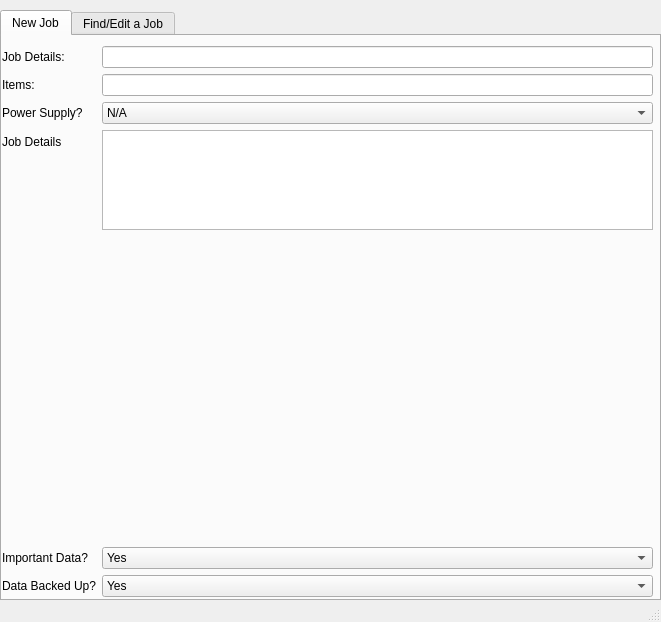
<?xml version="1.0" encoding="UTF-8"?>
<ui version="4.0">
 <class>MainWindow</class>
 <widget class="QMainWindow" name="MainWindow">
  <property name="geometry">
   <rect>
    <x>0</x>
    <y>0</y>
    <width>661</width>
    <height>622</height>
   </rect>
  </property>
  <property name="windowTitle">
   <string>MainWindow</string>
  </property>
  <widget class="QWidget" name="centralwidget">
   <widget class="QTabWidget" name="tabWidget">
    <property name="geometry">
     <rect>
      <x>0</x>
      <y>10</y>
      <width>661</width>
      <height>591</height>
     </rect>
    </property>
    <property name="currentIndex">
     <number>0</number>
    </property>
    <widget class="QWidget" name="tab">
     <attribute name="title">
      <string>New Job</string>
     </attribute>
     <widget class="QWidget" name="formLayoutWidget">
      <property name="geometry">
       <rect>
        <x>0</x>
        <y>10</y>
        <width>651</width>
        <height>551</height>
       </rect>
      </property>
      <layout class="QFormLayout" name="formLayout">
       <item row="0" column="0">
        <widget class="QLabel" name="jobDetailsLabel">
         <property name="text">
          <string>Job Details:</string>
         </property>
        </widget>
       </item>
       <item row="0" column="1">
        <widget class="QLineEdit" name="jobDetailsLineEdit"/>
       </item>
       <item row="1" column="0">
        <widget class="QLabel" name="itemsLabel">
         <property name="text">
          <string>Items:</string>
         </property>
        </widget>
       </item>
       <item row="1" column="1">
        <widget class="QLineEdit" name="itemsLineEdit"/>
       </item>
       <item row="2" column="0">
        <widget class="QLabel" name="powerSupplyLabel">
         <property name="text">
          <string>Power Supply?</string>
         </property>
        </widget>
       </item>
       <item row="2" column="1">
        <widget class="QComboBox" name="powerSupplyComboBox">
         <item>
          <property name="text">
           <string>N/A</string>
          </property>
         </item>
         <item>
          <property name="text">
           <string>Yes</string>
          </property>
         </item>
         <item>
          <property name="text">
           <string>No</string>
          </property>
         </item>
        </widget>
       </item>
       <item row="3" column="0">
        <widget class="QLabel" name="jobDetailsLabel_2">
         <property name="text">
          <string>Job Details</string>
         </property>
        </widget>
       </item>
       <item row="3" column="1">
        <widget class="QPlainTextEdit" name="plainTextEdit">
         <property name="sizePolicy">
          <sizepolicy hsizetype="Expanding" vsizetype="Expanding">
           <horstretch>1</horstretch>
           <verstretch>0</verstretch>
          </sizepolicy>
         </property>
         <property name="maximumSize">
          <size>
           <width>16777215</width>
           <height>100</height>
          </size>
         </property>
        </widget>
       </item>
       <item row="4" column="1">
        <widget class="QWidget" name="jobDetailsWidget" native="true"/>
       </item>
       <item row="5" column="0">
        <widget class="QLabel" name="label">
         <property name="text">
          <string>Important Data?</string>
         </property>
        </widget>
       </item>
       <item row="5" column="1">
        <widget class="QComboBox" name="comboBox">
         <property name="sizePolicy">
          <sizepolicy hsizetype="Preferred" vsizetype="Fixed">
           <horstretch>1</horstretch>
           <verstretch>0</verstretch>
          </sizepolicy>
         </property>
         <item>
          <property name="text">
           <string>Yes</string>
          </property>
         </item>
         <item>
          <property name="text">
           <string>No</string>
          </property>
         </item>
        </widget>
       </item>
       <item row="6" column="0">
        <widget class="QLabel" name="label_2">
         <property name="text">
          <string>Data Backed Up?</string>
         </property>
        </widget>
       </item>
       <item row="6" column="1">
        <widget class="QComboBox" name="comboBox_2">
         <property name="sizePolicy">
          <sizepolicy hsizetype="Preferred" vsizetype="Fixed">
           <horstretch>1</horstretch>
           <verstretch>0</verstretch>
          </sizepolicy>
         </property>
         <item>
          <property name="text">
           <string>Yes</string>
          </property>
         </item>
         <item>
          <property name="text">
           <string>No</string>
          </property>
         </item>
        </widget>
       </item>
      </layout>
     </widget>
    </widget>
    <widget class="QWidget" name="tab_2">
     <attribute name="title">
      <string>Find/Edit a Job</string>
     </attribute>
    </widget>
   </widget>
  </widget>
  <widget class="QStatusBar" name="statusbar"/>
 </widget>
 <resources/>
 <connections/>
</ui>
